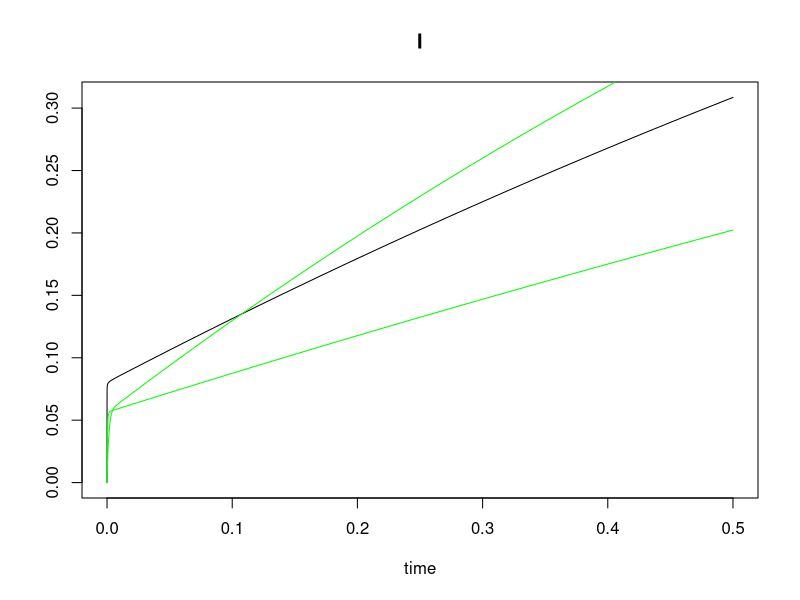

The R source for this figure:
#This is free, open-source software under GNU GPLv3. It comes with no warranty. It concerns radiogenic mouse HG tumorigenesis
#Written by Mark Ebert, Edward Huang, Dae Woong, and Ray Sachs, summer 2017.
#Relevant references and their abbreviations in commenting this script are the following.
#".93Alp"=Alpen et al. "Tumorigenic potential of high-Z, high-LET charged-particle radiations." Rad Res 136:382-391.(1993)
#".94Alp"=Alpen et al. "Fluence-based relative biological effectiveness for charged particle carcinogenesis in mouse Harderian gland." Adv Space Res 14(10): 573-581. (1994).  
#"16Chang"=Chang et al. "Harderian Gland Tumorigenesis: Low-Dose and LET Response." Radiat Res 185(5): 449-460. (2016).  
#"16Srn"=1.	Siranart et al."Mixed Beam Murine Harderian Gland Tumorigenesis: Predicted Dose-Effect Relationships if neither Synergism nor Antagonism Occurs." Radiat Res 186(6): 577-591. (2016).  
#"17Cuc"=Cucinotta & Cacao. "Non-Targeted Effects Models Predict Significantly Higher Mars Mission Cancer Risk than Targeted Effects Models." Sci Rep 7(1): 1832. (2017).  PMC5431989
rm(list=ls())
library(deSolve)
dfr=data.frame( #data used in 16Chang  
  Dose=c(0.2,0.4,0.6,1.2,2.4,3.2,5.1,7,0.05,0.1,0.15,0.2,0.4,0.8,1.6,0.05,0.1,0.2,0.4,0,0.1,0.2,0.4,0.8,1.6,0.4,0.8,1.6,3.2,0.05,0.1,0.2,0.4,0.8,0.1,0.2,0.4,0.8,0.1,0.2,0.4,0.04,0.08,0.16,0.32,0.033,0.066,0.13,0.26,0.52,.2, .4, .6),
  HG=c(0.091,0.045,0.101,0.169,0.347,0.431,0.667,0.623,0.156,0.215,0.232,0.307,0.325,0.554,0.649,0.123,0.145,0.207,0.31,0.026,0.083,0.25,0.39,0.438,0.424,0.093,0.195,0.302,0.292,0.109,0.054,0.066,0.128,0.286,0.183,0.167,0.396,0.536,0.192,0.234,0.317,0.092,0.131,0.124,0.297,0.082,0.088,0.146,0.236,0.371,.154,.132,.333),#HG prevalence as defined in 16Chang
  NWeight=c(520,2048,1145,584,313,232,293,221,1162,877,455,409,374,223,320,742,661,347,131,6081,1091,251,244,191,131,645,255,199,111,649,378,973,833,201,468,381,197,109,496,257,185,1902,1063,884,350,1767,1408,874,299,261,322,206,67),
  #nominal weight for weighted least squaresregression; see .93Alp. The Lanthanum entries were obtained by measuring the main graph in 17Cuc 
  #index=c(rep(1,8),rep(0,17), rep(1,4),  rep(0,24)),#index=0 for Z>3 ions, 1 otherwise. But now no longer needed.
  L=c(rep(1.6,8),rep(193,7),rep(250,4),rep(195,6),rep(0.4,4),rep(25,5),rep(464,4),rep(193,3),rep(70,4),rep(100,5),rep(953,3)), ##L=LET=LET_infinity=stopping power
  Z=c(rep(2,8),rep(26,17),rep(1,4),rep(10,5),rep(43,4),rep(26,3),rep(14,4),rep(22,5),rep(57,3)),#proton #, e.g. 2 for 2He4
  Zeff=c(rep("TBD",53)),# effective ion charge according to the formula of W.H Barkas. Zeff <= Z. Calculated below
  beta=c(rep("TBD",53)),# ion speed, relative to speed of light, calculated below
  MeVperu=c(rep(228,8),rep(600,7),rep(300,4),rep(600,6),rep(250,4),rep(670,5),rep(600,4),rep(600,3),rep(260,4),rep(1000,5),rep(593,3)),#Kinetic energy in MeV, divided by atomic mass, e.g. divided by 4u=4x931.5 MeV/c^2 for 2He4
  Katz=c(rep("TBD",53)),#for fully ionized nuclei, Katz's Z^2/beta^2, Calculated below. It is part of the Bethe Barkas Bloch equation for stopping power. Our calculations don't use Katz, but various similar calculations do.
  ion=c(rep("He4",8),rep("Fe56",17),rep("p",4),rep("Ne20",5),rep("Nb93",4),rep("Fe56",3),rep("Si28",4),rep("Ti48",5),rep("La139",3)),
  comments=c(".93AlpLooksOK",rep("",7),".93AlplooksOK",rep('',11),".93Alp.no.iso", "not in 17Cuc (or 16Chang?)",rep("",3),"16Chang all OK?",rep('',24),".94Alp","From graphs",'e.g. in 17Cuc')) 
Y=0.001*dfr[,"MeVperu"]# convert to GeV/u for convenience in a calculation
dfr[,"Katz"]=round((dfr[,"Z"])^2*(2.57*Y^2+4.781*Y+2.233)/(2.57*Y^2+4.781*Y),2)#special relativistic calculation of Z^2/beta^2. The numerics include conversion from GeV to joules and from u to kg.
dfr[,"beta"]=round(dfr[,"Z"]*sqrt(1/dfr[,"Katz"]),3)#i.e. Z*sqrt(beta^2/Z^2)
dfr[,"Zeff"]=round(dfr[,"Z"]*(1-exp(-125*dfr[,"Z"]^(-2.0/3))),2)#Barkas formula for Zeff; for us Zeff is almost Z


dfra=dfr[c(1:19,26:53),] ##removes the zero dose case and the no isograft data

##HERE OUR NEW HZE/NTE MODEL; works well. Uses 3 adjustable parameters. There is also an HZE/TE model and NTE or TE models for Z<=3, but this script only has the HZE/NTE model: all models are for Z>3 and all data is for Z>=8  ## 
dfrHZE=subset(dfra,Z>3) #look only at HZE not at much lower LET ions. #In next line phi controls how fast NTE build up from zero; not really needed during calibration since 150*phi*Dose/L>>1 at every observed Dose !=0. phi needed for later synergy calculations
phi=1000# Even larger phi should give the same final results, but might cause extra problems with R.
HZEm=nls(HG~.0275+(1-exp(-0.01*(aa1*L*Dose*exp(-aa2*L)+(1-exp(-150*phi*Dose/L))*kk1))),data=dfrHZE, weights=NWeight,start=list(aa1=.9,aa2=.003, kk1=6))#calibrating parameters; 
summary(HZEm,correlation=T)#; vcov(HZEm)# parameter values & accuracy; variance-covariance matrix
HZEc=coef(HZEm)#calibrated central values of the 3 parameters.  Next is the IDER, =0 at dose 0
HHC=function(Dose,L) 0.01*(HZEc[1]*L*Dose*exp(-HZEc[2]*L)+(1-exp(-150*phi*Dose/L))*HZEc[3])#calibrated hazard function
HZEC=function(Dose,L) 1-exp(-HHC(Dose,L))#Calibrated IDER

HZES=function(Dose,L){                 #Calculate slopes for later use in calculating I(d)
  0.01*(HZEc[1]*L*exp(-HZEc[2]*L)+exp(-150*phi*Dose/L)*HZEc[3]*150*phi/L)*exp(-HHC(Dose,L))
  }# made a numerical check at dose 10 for L=193. Got agreement to six significant figures
#Looks OK up to here
dose=c(seq(0, .00001, by = 0.000001),seq(.00002,.0001,by=.00001),seq(.0002,.001,by=.0001),seq(.002,.01,by=.001),seq(.02,.5,by=.01))##look carefully near zero, but go out to 0.5 Gy
#We will adapt Dae's use of ode() and uniroot() to our model and our data but all the rest of from Dae is irrelevant to us.
MIXDER_function = function(r, L,d =dose,aa1=.7538,aa2=.00306,kk1=7.459) {
   dE=function(yini,State,Pars){
     aa1=aa1;aa2=aa2;kk1=kk1
     with(as.list(c(State, Pars)), {
       aa= vector(length = length(L))
       u = vector(length = length(L))
       for (i in 1:length(L)) {
         aa[i] = aa1*L[i]*exp(-aa2*L[i])
         u[i] = uniroot(function(d) 1-exp(-0.01*(aa[i]*d+(1-exp(-150*phi*d/L[i]))*kk1)) - I, lower = 0, upper = 10, tol = 10^-10)$root
       }
       dI = vector(length = length(L))
       for (i in 1:length(L)) {
         dI[i] = r[i]*(0.01*aa[i]+exp(-150*phi*u[i]/L[i])*kk1*150*phi/L[i])*exp(-0.01*(aa[i]*u[i]+(1-exp(-150*phi*u[i]/L[i]))*kk1))

       }
       dI = sum(dI)
       return(list(c(dI)))
     })
   }
   pars = NULL; yini = c(I= 0); d = d
   out = ode(yini,times = d, dE, pars, method = "radau")
   return(out)
}##### End from Dae 
r=c(.5,.5)
L=c(50,200)
INCRL=MIXDER_function(r,L)#incremental effect additivity
plot(INCRL, type='l')
lines(dose,HZEC(dose,200),col='green')#component #1
lines(dose,HZEC(dose,50),col='green') #component #2
#To Be Done: 1 Why all the warnings? 2. add simple effect additivity S(d) and graphs including S(d). 3. graphs at dose ranges (0,.5) and (0,0.0001)
##Then: add this script to the main script (there is a lot of overlap)
##Then I(d) for mixtures involving light ions
##Then Monte Carlofor 95%CI
